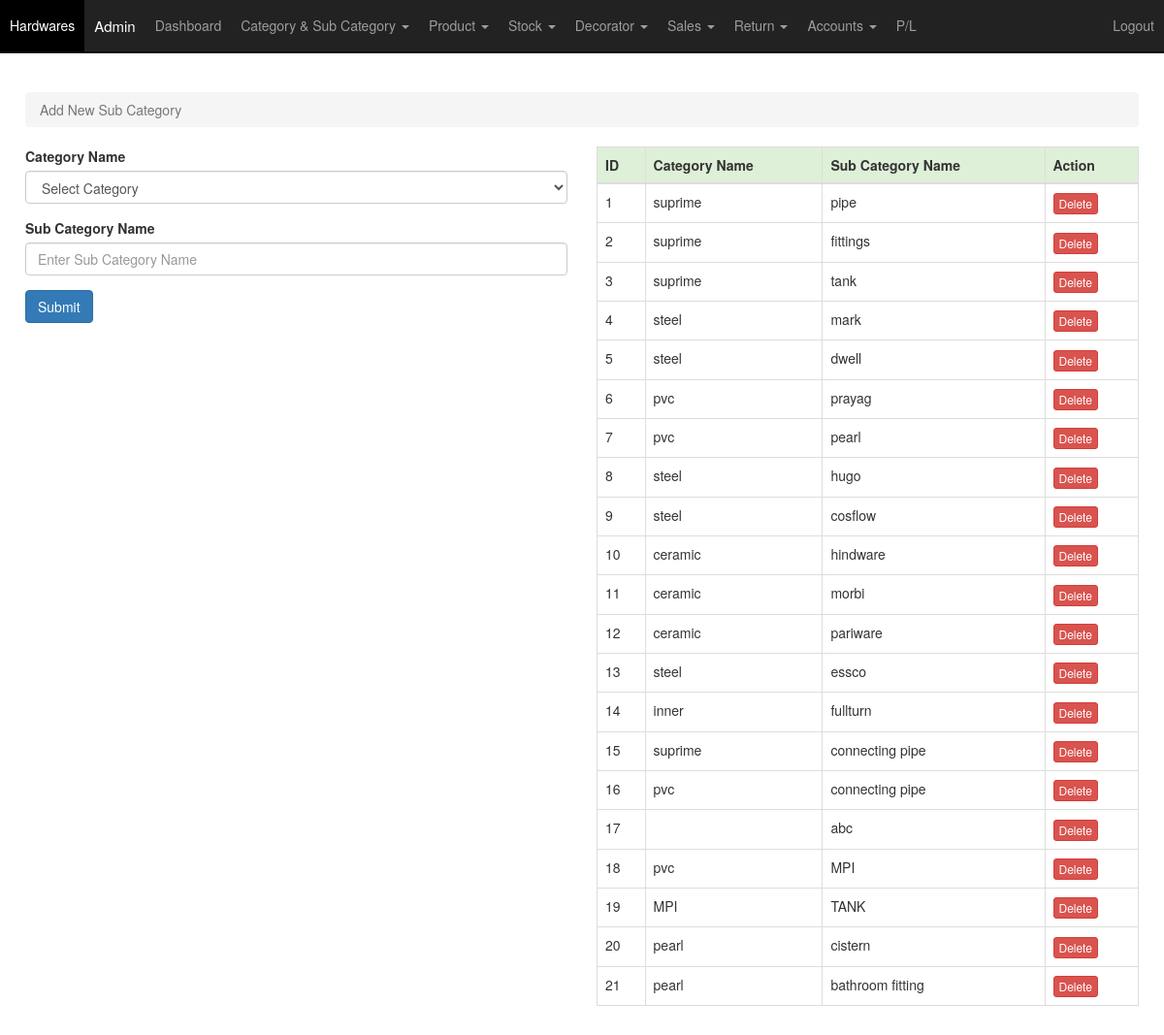
Screenshot of /add_sub_category.php (signed in) with the database file from the repository.
### tables this page shows
CREATE TABLE `sub_category` (
  `sub_category_id` int NOT NULL,
  `category_id` int NOT NULL,
  `name` varchar(255) NOT NULL,
  `insert_date` datetime NOT NULL DEFAULT CURRENT_TIMESTAMP
);

CREATE TABLE `category` (
  `category_id` int NOT NULL,
  `name` varchar(255) NOT NULL,
  `insert_date` datetime NOT NULL DEFAULT CURRENT_TIMESTAMP
);

### add_sub_category.php (the view, shortened to what this page needs)
<?php include "include/header.php"; ?>
    <div id="wrapper">
        <?php include "top-menu.php"; ?>
        <div id="page-wrapper">
            <div class="container-fluid">
                <p>&nbsp;</p>
                <div class="row">
                    <div class="col-lg-12">
                        <ol class="breadcrumb">
                            <li class="active">
                                <i class="fa fa-dashboard"></i> Add New Sub Category
                            </li>
                        </ol>
                    </div>
                </div>
                <div class="row">
                    <div class="col-lg-6 col-md-6">
                        <form role="form" action="<?php echo $_SERVER['PHP_SELF']; ?>" method="POST">
                            <div class="form-group">
                              <label>Category Name</label>
                               <select class="form-control" name="sname" required>
                                  <option>Select Category</option>
                                </select>
                            </div>
                            <div class="form-group">
                              <label>Sub Category Name</label>
                              <input class="form-control" name="name" value="" type="text" placeholder="Enter Sub Category Name" required>
                            </div>
                            <div class="form-group">
                                <input name="add" class="btn btn-primary" type="submit" value="Submit" />
                            </div>
                        </form>
                    </div>
                    <div class="col-lg-6 col-md-6">
                        <div class="table-responsive">
                          <table class="table table-bordered">
                            <thead>
                              <tr class="success">
                                <th>ID</th>
                                <th>Category Name</th>
                                <th>Sub Category Name</th>
                                <th>Action</th>
                              </tr>
                            </thead>
                            <tbody>
                            <?php $i=1;
                              $sql_employee=mysqli_query($conn, "SELECT * FROM sub_category ORDER BY sub_category_id ASC");
                              while($show_employee = mysqli_fetch_array($sql_employee)) { ?>
                              <tr>
                                <td><?php echo $i; ?></td>
                                <td><?php $chk_employee = mysqli_fetch_array(mysqli_query($conn, "SELECT * FROM category WHERE category_id='".$show_employee['category_id']."'")); echo $chk_employee['name']; ?></td>
                                <td><?php echo $show_employee['name']; ?></td>
                                <td><a class="btn btn-danger btn-xs" href="add_sub_category.php?flag=delete&del_id=<?php echo $show_employee['sub_category_id']; ?>" onclick="return confirm('Are you sure to delete the record?')">Delete</a></td>
                              </tr>
                              <?php $i++; } ?>
                            </tbody>
                          </table>
                        </div>
                    </div>
                </div>
            </div>
        </div>
    </div>
<?php include "include/footer.php"; ?>

### css/sb-admin.css (style rules this page uses)
body { margin-top: 100px; background-color: #222; }
@media (min-width:768px) { body { margin-top:0px; } }
#wrapper { padding-left: 0; }
#page-wrapper { width: 100%; padding: 0; background-color: #fff; min-height:800px; }
@media (min-width:768px) { #wrapper { padding-top:55px; } }
@media (min-width:768px) { #page-wrapper { padding: 10px; } }

### rows the page displays
sub_category: category.name "suprime", name "pipe"
sub_category: category.name "suprime", name "fittings"
sub_category: category.name "suprime", name "tank"
sub_category: category.name "steel", name "mark"
sub_category: category.name "steel", name "dwell"
sub_category: category.name "pvc", name "prayag"
sub_category: category.name "pvc", name "pearl"
sub_category: category.name "steel", name "hugo"
sub_category: category.name "steel", name "cosflow"
sub_category: category.name "ceramic", name "hindware"
sub_category: category.name "ceramic", name "morbi"
sub_category: category.name "ceramic", name "pariware"
sub_category: category.name "steel", name "essco"
sub_category: category.name "inner", name "fullturn"
sub_category: category.name "suprime", name "connecting pipe"
sub_category: category.name "pvc", name "connecting pipe"
sub_category: name "abc"
sub_category: category.name "pvc", name "MPI"
sub_category: category.name "MPI", name "TANK"
sub_category: category.name "pearl", name "cistern"
sub_category: category.name "pearl", name "bathroom fitting"

### other values shown
$_SESSION['cus']['name'] "Admin"
